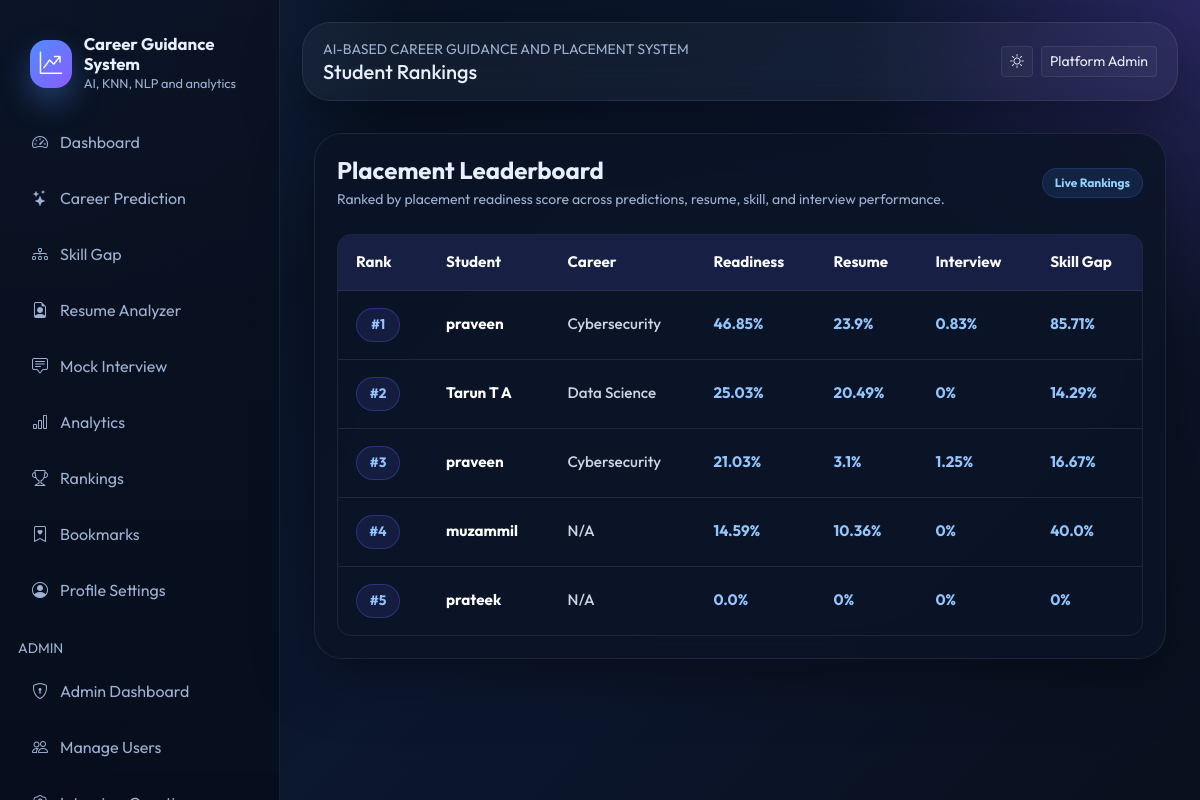
Page /rankings (signed in) on the committed database.
### models/db_models.py (models this page shows, shortened)
class TimestampMixin:
    created_at = db.Column(db.DateTime, default=datetime.utcnow, nullable=False)
    updated_at = db.Column(db.DateTime, default=datetime.utcnow, onupdate=datetime.utcnow, nullable=False)

class User(UserMixin, TimestampMixin, db.Model):
    __tablename__ = "users"
    id = db.Column(db.Integer, primary_key=True)
    full_name = db.Column(db.String(120), nullable=False)
    email = db.Column(db.String(150), unique=True, nullable=False, index=True)
    password_hash = db.Column(db.String(255), nullable=False)
    role = db.Column(db.String(20), default="student", nullable=False)
    college = db.Column(db.String(150))
    course = db.Column(db.String(120))
    year = db.Column(db.String(20))
    bio = db.Column(db.Text)
    photo = db.Column(db.String(255), default="default-avatar.svg")
    skills_json = db.Column(db.Text)
    is_active = db.Column(db.Boolean, default=True, nullable=False)
    last_login = db.Column(db.DateTime)
    career_predictions = db.relationship("CareerPrediction", backref="user", lazy=True, cascade="all, delete-orphan")
    resumes = db.relationship("Resume", backref="user", lazy=True, cascade="all, delete-orphan")
    interviews = db.relationship("InterviewResult", backref="user", lazy=True, cascade="all, delete-orphan")
    gaps = db.relationship("SkillGapAnalysis", backref="user", lazy=True, cascade="all, delete-orphan")
    bookmarks = db.relationship("CareerBookmark", backref="user", lazy=True, cascade="all, delete-orphan")

class CareerPrediction(TimestampMixin, db.Model):
    __tablename__ = "career_predictions"
    id = db.Column(db.Integer, primary_key=True)
    user_id = db.Column(db.Integer, db.ForeignKey("users.id"), nullable=False)
    input_skills_json = db.Column(db.Text, nullable=False)
    recommended_domain = db.Column(db.String(120), nullable=False)
    top_matches_json = db.Column(db.Text, nullable=False)
    confidence = db.Column(db.Float, default=0)

class Resume(TimestampMixin, db.Model):
    __tablename__ = "resumes"
    id = db.Column(db.Integer, primary_key=True)
    user_id = db.Column(db.Integer, db.ForeignKey("users.id"), nullable=False)
    filename = db.Column(db.String(255), nullable=False)
    file_type = db.Column(db.String(20), nullable=False)
    extracted_text = db.Column(db.Text)
    ats_score = db.Column(db.Float, default=0)
    keyword_matches_json = db.Column(db.Text)
    missing_keywords_json = db.Column(db.Text)
    summary_json = db.Column(db.Text)

class InterviewResult(TimestampMixin, db.Model):
    __tablename__ = "interview_results"
    id = db.Column(db.Integer, primary_key=True)
    user_id = db.Column(db.Integer, db.ForeignKey("users.id"), nullable=False)
    interview_type = db.Column(db.String(40), nullable=False)
    score = db.Column(db.Float, default=0)
    accuracy = db.Column(db.Float, default=0)
    weak_topics_json = db.Column(db.Text)
    responses_json = db.Column(db.Text)
    question_json = db.Column(db.Text)

class SkillGapAnalysis(TimestampMixin, db.Model):
    __tablename__ = "skill_gap_analysis"
    id = db.Column(db.Integer, primary_key=True)
    user_id = db.Column(db.Integer, db.ForeignKey("users.id"), nullable=False)
    target_domain = db.Column(db.String(120), nullable=False)
    current_score = db.Column(db.Float, default=0)
    missing_skills_json = db.Column(db.Text)
    roadmap_json = db.Column(db.Text)
    analysis_json = db.Column(db.Text)

### routes/student.py (the view)
@student_bp.route("/rankings")
@login_required
def rankings():
    rankings = build_user_rankings()
    return render_template("student/rankings.html", rankings=rankings)

### app.py (called while the page is built)
@login_manager.user_loader
def load_user(user_id):
    return User.query.get(int(user_id))

### utils/ml_utils.py (called while the page is built)
def placement_readiness_score(prediction_score: float, skill_score: float, resume_score: float, interview_score: float) -> float:
    return round((prediction_score * 0.25) + (skill_score * 0.3) + (resume_score * 0.25) + (interview_score * 0.2), 2)

### templates/student/rankings.html (shortened to what this page needs)
{% extends "base.html" %}
{% block page_title %}Student Rankings{% endblock %}
{% block content %}
<div class="container py-4">
  <div class="glass-card rankings-card">
    <div class="d-flex justify-content-between align-items-center mb-4">
      <div>
        <h4 class="fw-bold mb-1">Placement Leaderboard</h4>
        <div class="text-muted small">
          Ranked by placement readiness score across predictions,
          resume, skill, and interview performance.
        </div>
      </div>
      <span class="badge badge-soft">
        Live Rankings
      </span>
    </div>
    <div class="table-responsive rankings-table-wrapper">
      <table class="table align-middle rankings-table">
        <thead>
          <tr>
            <th>Rank</th>
            <th>Student</th>
            <th>Career</th>
            <th>Readiness</th>
            <th>Resume</th>
            <th>Interview</th>
            <th>Skill Gap</th>
          </tr>
        </thead>
        <tbody>
          {% for item in rankings %}
          <tr>
            <td>
              <span class="rank-badge">
                #{{ item.rank }}
              </span>
            </td>
            <td class="student-name">
              {{ item.user.full_name }}
            </td>
            <td class="career-name">
              {{ item.career }}
            </td>
            <td class="score">
              {{ item.readiness }}%
            </td>
            <td class="score">
              {{ item.resume_score }}%
            </td>
            <td class="score">
              {{ item.interview_score }}%
            </td>
            <td class="score">
              {{ item.skill_score }}%
            </td>
          </tr>
          {% else %}
          <tr>
            <td colspan="7" class="no-ranking-data">
              No ranking data yet.
            </td>
          </tr>
          {% endfor %}
        </tbody>
      </table>
    </div>
  </div>
</div>
{% endblock %}

### templates/base.html (shortened to what this page needs)
<!doctype html>
<html lang="en">
<head>
  <link href="https://cdn.jsdelivr.net/npm/bootstrap@5.3.3/dist/css/bootstrap.min.css" rel="stylesheet">
  <link href="https://cdn.jsdelivr.net/npm/bootstrap-icons@1.11.3/font/bootstrap-icons.min.css" rel="stylesheet">
  <link rel="stylesheet" href="{{ url_for('static', filename='css/style.css') }}">
</head>
<body class="{% if current_user.is_authenticated %}app-shell{% else %}public-shell{% endif %}">
  {% if current_user.is_authenticated %}
  <aside class="sidebar d-none d-lg-block">
    <div class="brand">
      <div class="brand-mark"><i class="bi bi-graph-up-arrow"></i></div>
      <div>
        <div class="brand-title">Career Guidance System</div>
        <div class="brand-subtitle">AI, KNN, NLP and analytics</div>
      </div>
    </div>
    <div class="nav flex-column nav-pills">
      <a class="nav-link sidebar-link" href="{{ url_for('student.dashboard') }}"><i class="bi bi-speedometer2"></i>Dashboard</a>
      <a class="nav-link sidebar-link" href="{{ url_for('student.career_prediction') }}"><i class="bi bi-stars"></i>Career Prediction</a>
      <a class="nav-link sidebar-link" href="{{ url_for('student.skill_gap') }}"><i class="bi bi-diagram-3"></i>Skill Gap</a>
      <a class="nav-link sidebar-link" href="{{ url_for('student.resume_analyzer') }}"><i class="bi bi-file-earmark-person"></i>Resume Analyzer</a>
      <a class="nav-link sidebar-link" href="{{ url_for('student.mock_interview') }}"><i class="bi bi-chat-square-text"></i>Mock Interview</a>
      <a class="nav-link sidebar-link" href="{{ url_for('student.analytics') }}"><i class="bi bi-bar-chart"></i>Analytics</a>
      <a class="nav-link sidebar-link" href="{{ url_for('student.rankings') }}"><i class="bi bi-trophy"></i>Rankings</a>
      <a class="nav-link sidebar-link" href="{{ url_for('student.bookmarks') }}"><i class="bi bi-bookmark-heart"></i>Bookmarks</a>
      <a class="nav-link sidebar-link" href="{{ url_for('auth.profile') }}"><i class="bi bi-person-circle"></i>Profile Settings</a>
      {% if current_user.role == 'admin' %}
      <div class="mt-3 mb-2 small text-uppercase text-muted">Admin</div>
      <a class="nav-link sidebar-link" href="{{ url_for('admin.dashboard') }}"><i class="bi bi-shield-lock"></i>Admin Dashboard</a>
      <a class="nav-link sidebar-link" href="{{ url_for('admin.users') }}"><i class="bi bi-people"></i>Manage Users</a>
      <a class="nav-link sidebar-link" href="{{ url_for('admin.questions') }}"><i class="bi bi-patch-question"></i>Interview Questions</a>
      {% endif %}
    </div>
  </aside>
  {% endif %}
  <main class="main-content">
    <div class="topbar mb-4 d-flex flex-wrap align-items-center justify-content-between gap-3">
      <div>
        <div class="small text-uppercase text-muted">AI-Based Career Guidance and Placement System</div>
        <h5 class="mb-0">{% block page_title %}Dashboard{% endblock %}</h5>
      </div>
      <div class="d-flex align-items-center gap-2">
        <button class="btn btn-outline-soft btn-sm" type="button" data-theme-toggle><i class="bi bi-brightness-high"></i></button>
        {% if current_user.is_authenticated %}
        <a href="{{ url_for('auth.profile') }}" class="btn btn-outline-soft btn-sm">{{ current_user.full_name }}</a>
        {% else %}
        <a href="{{ url_for('auth.login') }}" class="btn btn-outline-soft btn-sm">Login</a>
        <a href="{{ url_for('auth.register') }}" class="btn btn-primary-gradient btn-sm">Register</a>
        {% endif %}
      </div>
    </div>
    <div class="toast-container position-fixed top-0 end-0 p-3">
    </div>
    {% block content %}{% endblock %}
  </main>
</body>
</html>

### rows in the picture
User: full_name "Platform Admin"
User: user.full_name "praveen"
CareerPrediction: career "Cybersecurity"
Resume: resume_score "23.9"
InterviewResult: interview_score "0.83"
SkillGapAnalysis: skill_score "85.71"
User: user.full_name "Tarun T A"
CareerPrediction: career "Data Science"
Resume: resume_score "20.49"
SkillGapAnalysis: skill_score "14.29"
User: user.full_name "praveen"
CareerPrediction: career "Cybersecurity"
Resume: resume_score "3.1"
InterviewResult: interview_score "1.25"
SkillGapAnalysis: skill_score "16.67"
User: user.full_name "muzammil"
Resume: resume_score "10.36"
SkillGapAnalysis: skill_score "40.0"
User: user.full_name "prateek"

### other values in the picture
{{ item.rank }} "1" "2" "3" "4" "5"
{{ item.readiness }} "46.85" "25.03" "21.03" "14.59" "0.0"
{{ item.interview_score }} "0" "0" "0"
{{ item.career }} "N/A" "N/A"
{{ item.resume_score }} "0"
{{ item.skill_score }} "0"
